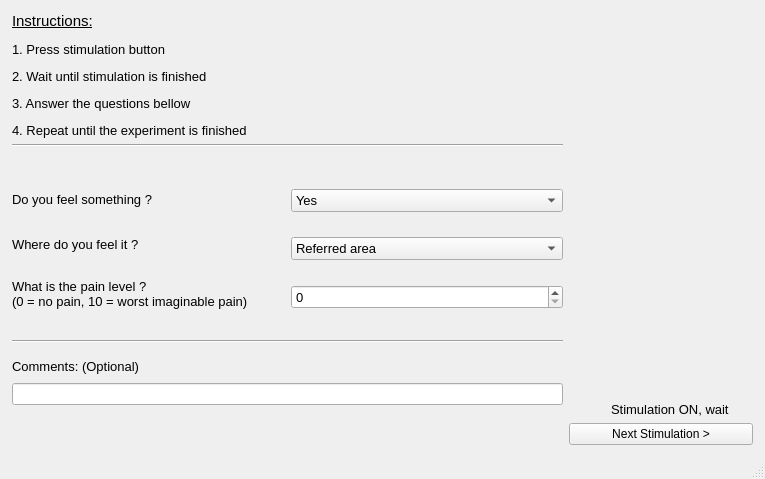
<?xml version="1.0" encoding="UTF-8"?>
<ui version="4.0">
 <class>MainWindow</class>
 <widget class="QMainWindow" name="MainWindow">
  <property name="geometry">
   <rect>
    <x>0</x>
    <y>0</y>
    <width>765</width>
    <height>479</height>
   </rect>
  </property>
  <property name="windowTitle">
   <string>MainWindow</string>
  </property>
  <widget class="QWidget" name="HL_Experiment">
   <layout class="QHBoxLayout" name="horizontalLayout" stretch="3,1">
    <property name="leftMargin">
     <number>12</number>
    </property>
    <property name="topMargin">
     <number>12</number>
    </property>
    <property name="rightMargin">
     <number>12</number>
    </property>
    <property name="bottomMargin">
     <number>12</number>
    </property>
    <item>
     <layout class="QVBoxLayout" name="verticalLayout">
      <item>
       <layout class="QHBoxLayout" name="horizontalLayout_3">
        <item>
         <widget class="QLabel" name="label_5">
          <property name="text">
           <string>&lt;html&gt;&lt;head/&gt;&lt;body&gt;&lt;p&gt;&lt;span style=&quot; font-size:11pt; text-decoration: underline;&quot;&gt;Instructions:&lt;/span&gt;&lt;/p&gt;&lt;p&gt;&lt;span style=&quot; font-size:10pt;&quot;&gt;1. Press stimulation button &lt;/span&gt;&lt;/p&gt;&lt;p&gt;&lt;span style=&quot; font-size:10pt;&quot;&gt;2. Wait until stimulation is finished&lt;/span&gt;&lt;/p&gt;&lt;p&gt;&lt;span style=&quot; font-size:10pt;&quot;&gt;3. Answer the questions bellow&lt;/span&gt;&lt;/p&gt;&lt;p&gt;&lt;span style=&quot; font-size:10pt;&quot;&gt;4. Repeat until the experiment is finished &lt;/span&gt;&lt;/p&gt;&lt;/body&gt;&lt;/html&gt;</string>
          </property>
         </widget>
        </item>
       </layout>
      </item>
      <item alignment="Qt::AlignTop">
       <widget class="Line" name="line">
        <property name="orientation">
         <enum>Qt::Horizontal</enum>
        </property>
       </widget>
      </item>
      <item>
       <layout class="QHBoxLayout" name="HL_questions">
        <property name="topMargin">
         <number>25</number>
        </property>
        <property name="bottomMargin">
         <number>25</number>
        </property>
        <item>
         <layout class="QVBoxLayout" name="VL_questions">
          <property name="spacing">
           <number>25</number>
          </property>
          <item>
           <widget class="QLabel" name="L_1">
            <property name="font">
             <font>
              <pointsize>10</pointsize>
             </font>
            </property>
            <property name="text">
             <string>Do you feel something ?</string>
            </property>
           </widget>
          </item>
          <item>
           <widget class="QLabel" name="L_2">
            <property name="font">
             <font>
              <pointsize>10</pointsize>
             </font>
            </property>
            <property name="text">
             <string>Where do you feel it ?</string>
            </property>
           </widget>
          </item>
          <item>
           <widget class="QLabel" name="L_3">
            <property name="font">
             <font>
              <pointsize>10</pointsize>
             </font>
            </property>
            <property name="text">
             <string>What is the pain level ?
(0 = no pain, 10 = worst imaginable pain) </string>
            </property>
           </widget>
          </item>
         </layout>
        </item>
        <item>
         <layout class="QVBoxLayout" name="verticalLayout_4">
          <property name="spacing">
           <number>25</number>
          </property>
          <item>
           <widget class="QComboBox" name="CB_1">
            <property name="font">
             <font>
              <pointsize>10</pointsize>
             </font>
            </property>
            <item>
             <property name="text">
              <string>Yes</string>
             </property>
            </item>
            <item>
             <property name="text">
              <string>No</string>
             </property>
            </item>
           </widget>
          </item>
          <item>
           <widget class="QComboBox" name="CB_2">
            <property name="font">
             <font>
              <pointsize>10</pointsize>
             </font>
            </property>
            <item>
             <property name="text">
              <string>Referred area</string>
             </property>
            </item>
            <item>
             <property name="text">
              <string>Near electrodes</string>
             </property>
            </item>
            <item>
             <property name="text">
              <string>Both</string>
             </property>
            </item>
           </widget>
          </item>
          <item>
           <widget class="QSpinBox" name="SB_3">
            <property name="font">
             <font>
              <pointsize>10</pointsize>
             </font>
            </property>
           </widget>
          </item>
         </layout>
        </item>
       </layout>
      </item>
      <item alignment="Qt::AlignTop">
       <widget class="Line" name="line_2">
        <property name="orientation">
         <enum>Qt::Horizontal</enum>
        </property>
       </widget>
      </item>
      <item>
       <layout class="QVBoxLayout" name="verticalLayout_5">
        <property name="spacing">
         <number>9</number>
        </property>
        <property name="sizeConstraint">
         <enum>QLayout::SetFixedSize</enum>
        </property>
        <property name="bottomMargin">
         <number>40</number>
        </property>
        <item alignment="Qt::AlignTop">
         <widget class="QLabel" name="L_comment">
          <property name="font">
           <font>
            <pointsize>10</pointsize>
           </font>
          </property>
          <property name="text">
           <string>Comments: (Optional)</string>
          </property>
         </widget>
        </item>
        <item>
         <widget class="QLineEdit" name="LineEdit"/>
        </item>
       </layout>
      </item>
     </layout>
    </item>
    <item>
     <layout class="QVBoxLayout" name="verticalLayout_3">
      <item>
       <spacer name="verticalSpacer">
        <property name="orientation">
         <enum>Qt::Vertical</enum>
        </property>
        <property name="sizeHint" stdset="0">
         <size>
          <width>20</width>
          <height>40</height>
         </size>
        </property>
       </spacer>
      </item>
      <item>
       <layout class="QHBoxLayout" name="horizontalLayout_2">
        <property name="spacing">
         <number>0</number>
        </property>
        <item alignment="Qt::AlignRight|Qt::AlignBottom">
         <widget class="QLabel" name="L_stimulationON">
          <property name="font">
           <font>
            <pointsize>10</pointsize>
           </font>
          </property>
          <property name="text">
           <string>Stimulation ON, wait </string>
          </property>
         </widget>
        </item>
        <item alignment="Qt::AlignBottom">
         <widget class="QLabel" name="L_LED">
          <property name="sizePolicy">
           <sizepolicy hsizetype="Fixed" vsizetype="Fixed">
            <horstretch>20</horstretch>
            <verstretch>20</verstretch>
           </sizepolicy>
          </property>
          <property name="minimumSize">
           <size>
            <width>20</width>
            <height>20</height>
           </size>
          </property>
          <property name="maximumSize">
           <size>
            <width>20</width>
            <height>20</height>
           </size>
          </property>
          <property name="text">
           <string/>
          </property>
          <property name="pixmap">
           <pixmap>green_circle.png</pixmap>
          </property>
          <property name="scaledContents">
           <bool>true</bool>
          </property>
         </widget>
        </item>
       </layout>
      </item>
      <item alignment="Qt::AlignBottom">
       <widget class="QPushButton" name="PB_STIMULATE">
        <property name="text">
         <string>Next Stimulation &gt;</string>
        </property>
       </widget>
      </item>
     </layout>
    </item>
   </layout>
  </widget>
  <widget class="QMenuBar" name="menubar">
   <property name="geometry">
    <rect>
     <x>0</x>
     <y>0</y>
     <width>765</width>
     <height>22</height>
    </rect>
   </property>
  </widget>
  <widget class="QStatusBar" name="statusbar"/>
 </widget>
 <resources/>
 <connections/>
</ui>
